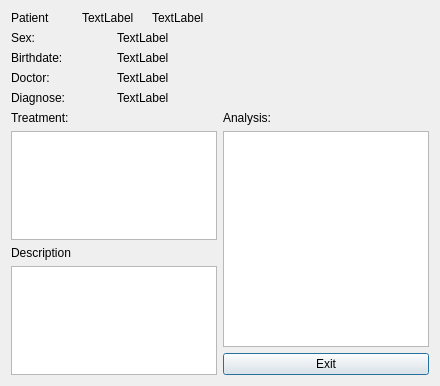
<?xml version="1.0" encoding="UTF-8"?>
<ui version="4.0">
 <class>PatientWindow</class>
 <widget class="QDialog" name="PatientWindow">
  <property name="geometry">
   <rect>
    <x>0</x>
    <y>0</y>
    <width>440</width>
    <height>386</height>
   </rect>
  </property>
  <property name="windowTitle">
   <string>Dialog</string>
  </property>
  <layout class="QGridLayout" name="gridLayout">
   <item row="4" column="1">
    <widget class="QPushButton" name="pushButton">
     <property name="text">
      <string>Exit</string>
     </property>
    </widget>
   </item>
   <item row="3" column="0" rowspan="2">
    <layout class="QVBoxLayout" name="verticalLayout_3">
     <item>
      <widget class="QLabel" name="label_medtest">
       <property name="text">
        <string>Description</string>
       </property>
      </widget>
     </item>
     <item>
      <widget class="QTextBrowser" name="textBrowser"/>
     </item>
    </layout>
   </item>
   <item row="1" column="1" rowspan="3">
    <layout class="QVBoxLayout" name="verticalLayout_4">
     <item>
      <widget class="QLabel" name="label_7">
       <property name="text">
        <string>Analysis:</string>
       </property>
      </widget>
     </item>
     <item>
      <widget class="QListView" name="listView_analysis"/>
     </item>
    </layout>
   </item>
   <item row="0" column="0">
    <layout class="QVBoxLayout" name="verticalLayout">
     <item>
      <layout class="QHBoxLayout" name="horizontalLayout">
       <item>
        <widget class="QLabel" name="label">
         <property name="text">
          <string>Patient</string>
         </property>
        </widget>
       </item>
       <item>
        <widget class="QLabel" name="label_name">
         <property name="text">
          <string>TextLabel</string>
         </property>
        </widget>
       </item>
       <item>
        <widget class="QLabel" name="label_surname">
         <property name="text">
          <string>TextLabel</string>
         </property>
        </widget>
       </item>
      </layout>
     </item>
     <item>
      <layout class="QHBoxLayout" name="horizontalLayout_2">
       <item>
        <widget class="QLabel" name="label_3">
         <property name="text">
          <string>Sex:</string>
         </property>
        </widget>
       </item>
       <item>
        <widget class="QLabel" name="label_sex">
         <property name="text">
          <string>TextLabel</string>
         </property>
        </widget>
       </item>
      </layout>
     </item>
     <item>
      <layout class="QHBoxLayout" name="horizontalLayout_3">
       <item>
        <widget class="QLabel" name="label_2">
         <property name="text">
          <string>Birthdate:</string>
         </property>
        </widget>
       </item>
       <item>
        <widget class="QLabel" name="label_birthdate">
         <property name="text">
          <string>TextLabel</string>
         </property>
        </widget>
       </item>
      </layout>
     </item>
     <item>
      <layout class="QHBoxLayout" name="horizontalLayout_4">
       <item>
        <widget class="QLabel" name="label_5">
         <property name="text">
          <string>Doctor:</string>
         </property>
        </widget>
       </item>
       <item>
        <widget class="QLabel" name="label_doctor">
         <property name="text">
          <string>TextLabel</string>
         </property>
        </widget>
       </item>
      </layout>
     </item>
     <item>
      <layout class="QHBoxLayout" name="horizontalLayout_5">
       <item>
        <widget class="QLabel" name="label_4">
         <property name="text">
          <string>Diagnose:</string>
         </property>
        </widget>
       </item>
       <item>
        <widget class="QLabel" name="label_diagnose">
         <property name="text">
          <string>TextLabel</string>
         </property>
        </widget>
       </item>
      </layout>
     </item>
    </layout>
   </item>
   <item row="1" column="0">
    <layout class="QVBoxLayout" name="verticalLayout_2">
     <item>
      <widget class="QLabel" name="label_6">
       <property name="text">
        <string>Treatment:</string>
       </property>
      </widget>
     </item>
     <item>
      <widget class="QListView" name="listView">
       <property name="toolTip">
        <string>Double click the item to load more information</string>
       </property>
      </widget>
     </item>
    </layout>
   </item>
   <item row="2" column="0">
    <spacer name="verticalSpacer">
     <property name="orientation">
      <enum>Qt::Vertical</enum>
     </property>
     <property name="sizeHint" stdset="0">
      <size>
       <width>20</width>
       <height>40</height>
      </size>
     </property>
    </spacer>
   </item>
  </layout>
 </widget>
 <resources/>
 <connections/>
</ui>
